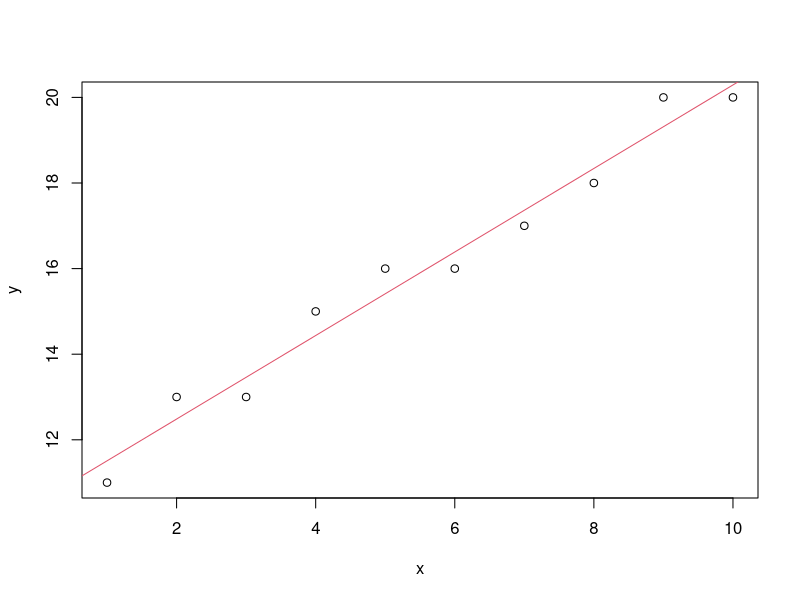

Write the R code that produced this figure.

x= 1:10 

x 


y=c(11,13,13,15,16,16,17,18,20,20) 

y 


si=lm(y~x) 

si 

plot(x,y) # para gerar o gráfico de bolinhas

abline(a=10.5333, b=0.9758, col=2)  #para modificar a cor do gráfico

lsfit(x,y)